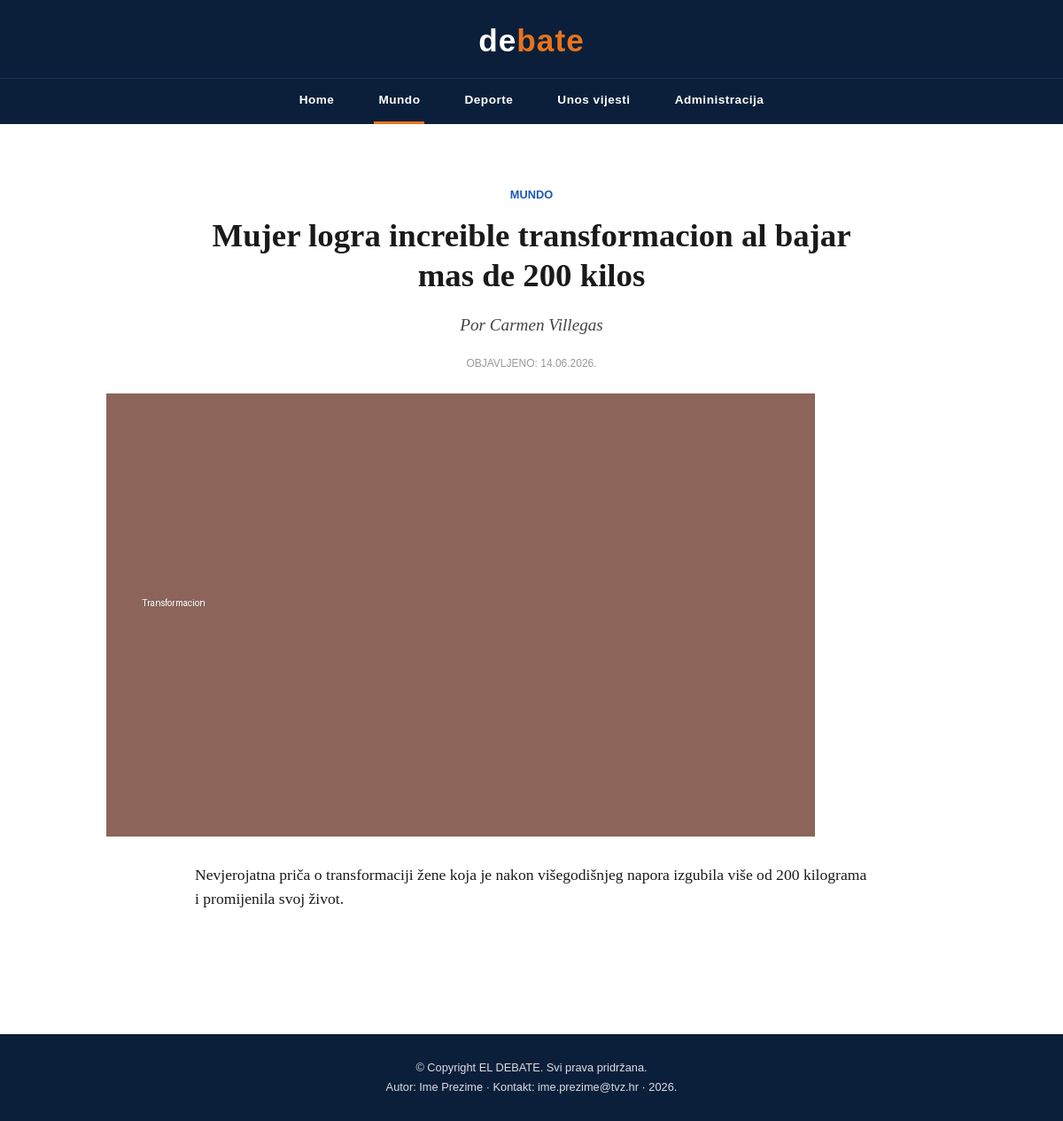
Page /projekt/clanak.php?id=3 on the committed database.
### tables this page shows
CREATE TABLE `vijesti` (
  `id` int(11) NOT NULL,
  `datum` varchar(32) NOT NULL,
  `naslov` varchar(64) NOT NULL,
  `sazetak` text NOT NULL,
  `tekst` text NOT NULL,
  `slika` varchar(64) NOT NULL,
  `kategorija` varchar(64) NOT NULL,
  `arhiva` tinyint(1) NOT NULL DEFAULT 0
);

### projekt/clanak.php (the view, shortened to what this page needs)
<?php
include 'connect.php';
$id = isset($_GET['id']) ? (int)$_GET['id'] : 0;
$sql = "SELECT * FROM vijesti WHERE id = ?";
$stmt = mysqli_stmt_init($dbc);
$row = null;
if (mysqli_stmt_prepare($stmt, $sql)) {
    mysqli_stmt_bind_param($stmt, 'i', $id);
    mysqli_stmt_execute($stmt);
    $result = mysqli_stmt_get_result($stmt);
    $row = mysqli_fetch_array($result);
}
include 'header.php';
?>
<main>
<?php if ($row): ?>
    <section class="clanak-header">
        <p class="category"><span><?php echo htmlspecialchars(ucfirst($row['kategorija'])); ?></span></p>
        <h1 class="title"><?php echo htmlspecialchars($row['naslov']); ?></h1>
        <p class="about"><i><?php echo htmlspecialchars($row['sazetak']); ?></i></p>
        <p class="autor-info">OBJAVLJENO: <?php echo htmlspecialchars($row['datum']); ?></p>
    </section>
    <section class="clanak-slika">
        <img src="<?php echo UPLPATH . htmlspecialchars($row['slika']); ?>" alt="<?php echo htmlspecialchars($row['naslov']); ?>">
    </section>
    <section class="clanak-sadrzaj">
        <?php
        $paragrafi = explode("\n", $row['tekst']);
        foreach ($paragrafi as $p) {
            $p = trim($p);
            if ($p !== '') {
                echo '<p>' . nl2br(htmlspecialchars($p)) . '</p>';
            }
        }
        ?>
    </section>
<?php else: ?>
    <p style="padding:40px;text-align:center;">Traženi članak ne postoji.</p>
<?php endif; ?>
</main>
<?php
include 'footer.php';
?>

### projekt/style.css (style rules this page uses)
* { margin: 0; padding: 0; box-sizing: border-box; }
body { font-family: 'Georgia', 'Times New Roman', serif; background-color: #ffffff; color: #1a1a1a; line-height: 1.5; }
img { max-width: 100%; display: block; }
main { max-width: 1200px; margin: 0 auto; padding: 30px 20px; }
.clanak-header { max-width: 800px; margin: 40px auto 0; padding: 0 20px; text-align: center; }
.clanak-header .category { font-family: 'Arial', sans-serif; font-size: 0.8rem; font-weight: bold; color: #1859b5; text-transform: uppercase; margin-bottom: 15px; }
.clanak-header .category span { color: #1859b5; }
.clanak-header h1.title { font-size: 2.3rem; line-height: 1.2; margin-bottom: 20px; color: #1a1a1a; }
.clanak-header p.about, .clanak-header .about i { font-size: 1.2rem; color: #444; font-style: italic; margin-bottom: 20px; }
.clanak-header .autor-info { font-family: 'Arial', sans-serif; font-size: 0.75rem; color: #999; text-transform: uppercase; margin-bottom: 25px; }
.clanak-slika { max-width: 1000px; margin: 0 auto 30px; padding: 0 20px; }
.clanak-sadrzaj { max-width: 800px; margin: 0 auto; padding: 0 20px 50px; font-size: 1.1rem; }
.clanak-sadrzaj p { margin-bottom: 20px; }

### rows in the picture
vijesti: kategorija "MUNDO", naslov "Mujer logra increible transformacion al bajar mas de 200 kilos", sazetak "Por Carmen Villegas", datum "14.06.2026.", slika (picture), tekst "Nevjerojatna priča o transformaciji žene koja je nakon višegodišnjeg napora izgubila više od 200 kilograma i promijenila svoj život."
